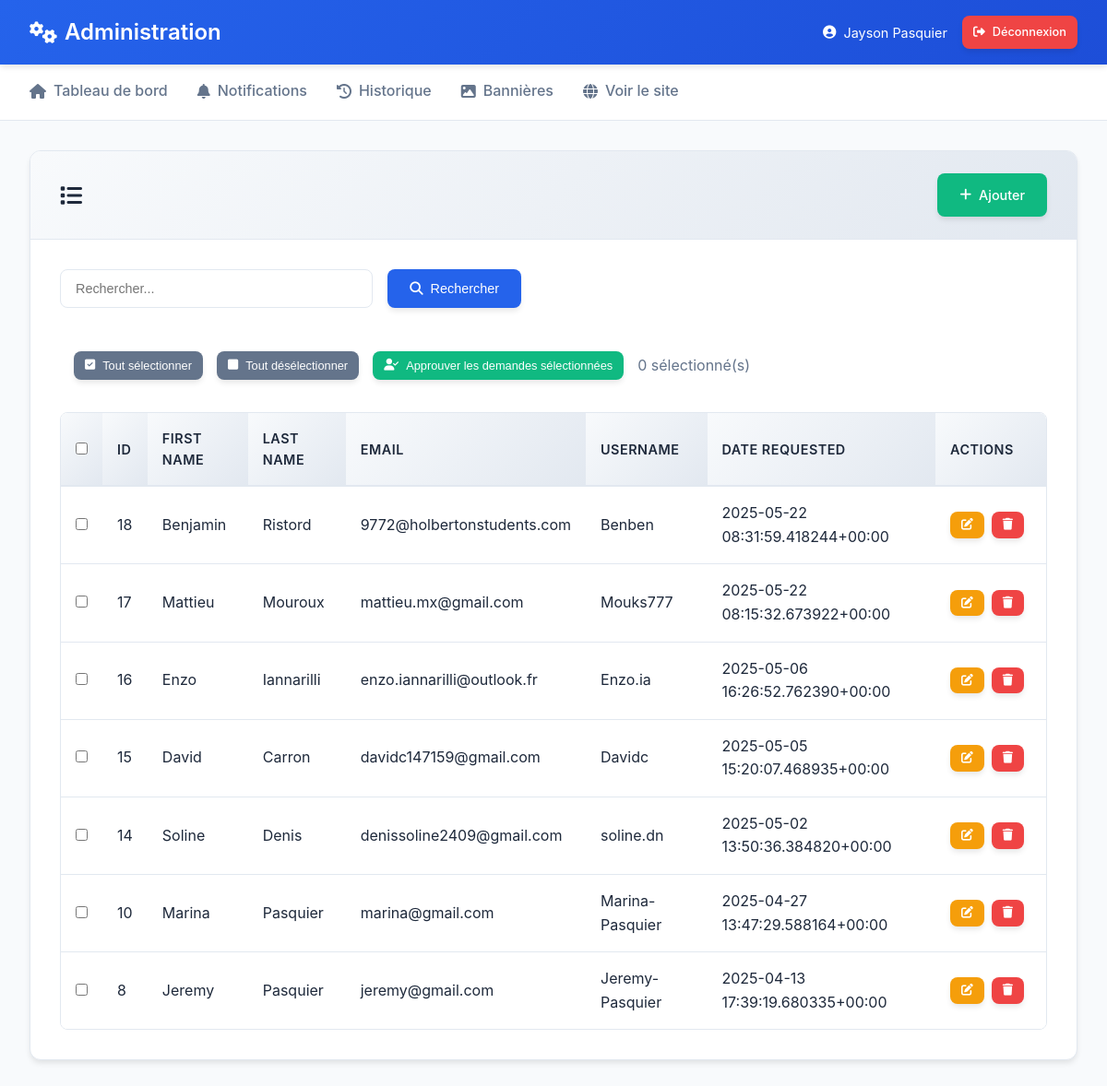
The app's page /custom-admin/accounts/SignupRequest/ (signed in), older data.
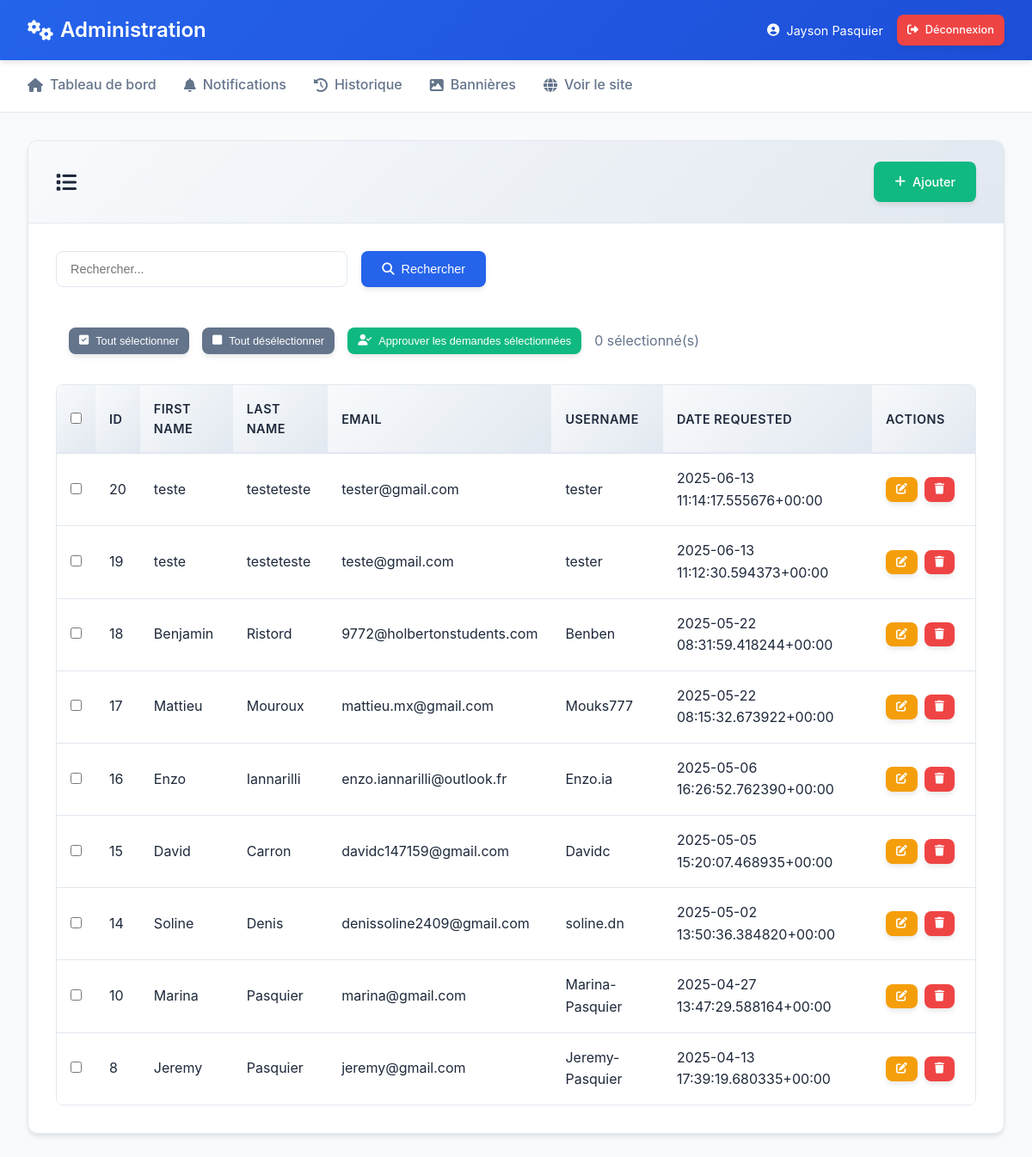
The same page, newer data.
### accounts/models.py (models this page shows)
class SignupRequest(models.Model):
    first_name = models.CharField(max_length=100)
    last_name = models.CharField(max_length=100)
    email = models.EmailField()
    username = models.CharField(max_length=150)
    password = models.CharField(max_length=128, blank=True)  # For storing hashed password
    date_requested = models.DateTimeField(auto_now_add=True)
    is_approved = models.BooleanField(default=False)
    is_rejected = models.BooleanField(default=False)
    def __str__(self):
        return f"{self.first_name} {self.last_name} - {self.date_requested.strftime('%d-%m-%Y')}"

### admin_custom/views.py (the view, shortened to what this page needs)
# urls.py: path('<str:app_name>/<str:model_name>/', views.model_list, name='admin_model_list'),
@user_passes_test(is_admin)
def model_list(request, app_name, model_name):
    try:
        if app_name == 'auth' and model_name == 'User':
            model = User
        else:
            model = apps.get_model(app_name, model_name)
    except Exception as e:
        messages.error(request, f"Model {model_name} introuvable ({e})")
        return redirect('admin_dashboard')
    from accounts.models import SignupRequest
    if request.method == 'POST' and model == SignupRequest:
        action = request.POST.get('action')
        if action == 'bulk_approve':
            return bulk_approve_signup_requests(request)
    search_query = request.GET.get('q', '')
    objects = model.objects.all()
    print(f"DEBUG: Total {model_name} objects before filtering: {objects.count()}")
    try:
        objects = objects.order_by('-pk')
    except Exception as e:
        print(f"DEBUG: Error ordering by pk: {e}")
        objects = objects.order_by('-id')
    print(f"DEBUG: Objects after ordering: {objects.count()}")
    print(f"DEBUG: First few objects: {list(objects[:3])}")
    paginator = Paginator(objects, 50)
    page_number = request.GET.get('page')
    page_obj = paginator.get_page(page_number)
    print(f"DEBUG: Page object count: {len(page_obj.object_list)}")
    print(f"DEBUG: Page object list: {list(page_obj.object_list)}")
    display_fields = []
    fields_with_meta = []
    for f in model._meta.fields:
        if (hasattr(f, 'get_internal_type') and
            f.get_internal_type() not in ['TextField', 'BinaryField', 'FileField', 'ImageField'] and
            not isinstance(f, (ForeignKey, OneToOneField, ManyToManyField)) and
            f.name not in ['password', 'user_permissions', 'groups']):
            display_fields.append(f.name)
            fields_with_meta.append(f)
    display_fields = display_fields[:6]
    fields_with_meta = fields_with_meta[:6]
    print(f"DEBUG: Display fields: {display_fields}")
    objects_with_values = []
    for obj in page_obj.object_list:
        field_values = []
        for field_name in display_fields:
            try:
                value = getattr(obj, field_name)
                if value is None:
                    value = '-'
                elif hasattr(value, '__str__'):
                    value = str(value)[:50]  # Truncate long values
                field_values.append(value)
            except Exception as e:
                field_values.append('-')
        objects_with_values.append({
            'object': obj,
            'field_values': field_values
        })
    total_count = model.objects.count()
    context = {
        'model': model,
        'model_name': model_name,
        'app_name': app_name,
        'objects': page_obj,  # Keep for pagination
        'objects_with_values': objects_with_values,  # Add this for template
        'fields': fields_with_meta,  # Add this for template headers
        'display_fields': display_fields,  # Keep for backward compatibility
        'search_query': search_query,
        'title': f"Liste des {model._meta.verbose_name_plural}",
        'total_count': total_count,
        'filtered_count': objects.count(),
    }
    print(f"DEBUG: Context total_count: {context['total_count']}")
    print(f"DEBUG: Context filtered_count: {context['filtered_count']}")
    print(f"DEBUG: Objects with values count: {len(objects_with_values)}")
    return render(request, 'admin_custom/model_list.html', context)

### admin_custom/views.py (called while the page is built)
def is_admin(user):
    return user.is_authenticated and (user.is_staff or user.is_superuser)

### core/context_processors.py (called while the page is built)
def club_info(request):
    try:
        info = ClubInfo.objects.first()
    except:
        info = None
    return {'global_club_info': info}

### templates/admin_custom/model_list.html (shortened to what the changed rows need)
{% extends 'admin_custom/base.html' %}
{% block content %}
<div class="admin-card">
    <div class="admin-card-header">
        <h2>
            <i class="fas fa-list"></i>
        </h2>
    </div>
    <div class="admin-card-body">
        <div class="table-container">
            <table class="table">
                <thead>
                    <tr>
                        {% if model_name == 'SignupRequest' %}
                            <th style="width: 40px;">
                                <input type="checkbox" id="select-all-checkbox" onchange="toggleSelectAll()">
                            </th>
                        {% endif %}
                        {% for field in fields %}
                            <th>{{ field.verbose_name }}</th>
                        {% endfor %}
                        <th style="width: 120px;">Actions</th>
                    </tr>
                </thead>
                <tbody>
                    {% for obj_data in objects_with_values %}
                        <tr>
                            {% if model_name == 'SignupRequest' %}
                                <td>
                                    <input type="checkbox" name="selected_items" value="{{ obj_data.object.pk }}"
                                           form="bulk-form" class="item-checkbox" onchange="updateSelectedCount()">
                                </td>
                            {% endif %}
                            {% for field_value in obj_data.field_values %}
                                <td>{{ field_value }}</td>
                            {% endfor %}
                            <td>
                                <div class="action-buttons">
                                    <a href="{% url 'admin_model_edit' app_name=app_name model_name=model_name pk=obj_data.object.pk %}"
                                       class="btn btn-warning btn-sm"
                                       title="Modifier">
                                        <i class="fas fa-edit"></i>
                                    </a>
                                    <button onclick="confirmDelete('{% url 'admin_model_delete' app_name=app_name model_name=model_name pk=obj_data.object.pk %}', '{{ obj_data.object }}')"
                                            class="btn btn-danger btn-sm"
                                            title="Supprimer">
                                        <i class="fas fa-trash"></i>
                                    </button>
                                </div>
                            </td>
                        </tr>
                    {% endfor %}
                </tbody>
            </table>
        </div>
    </div>
</div>
{% endblock %}

Row changes from the older to the newer data that the page shows:
added SignupRequest: field_values "20" "teste" "testeteste" "tester@gmail.com" "tester" "2025-06-13 11:14:17.555676+00:00"
added SignupRequest: field_values "19" "teste" "testeteste" "teste@gmail.com" "tester" "2025-06-13 11:12:30.594373+00:00"
